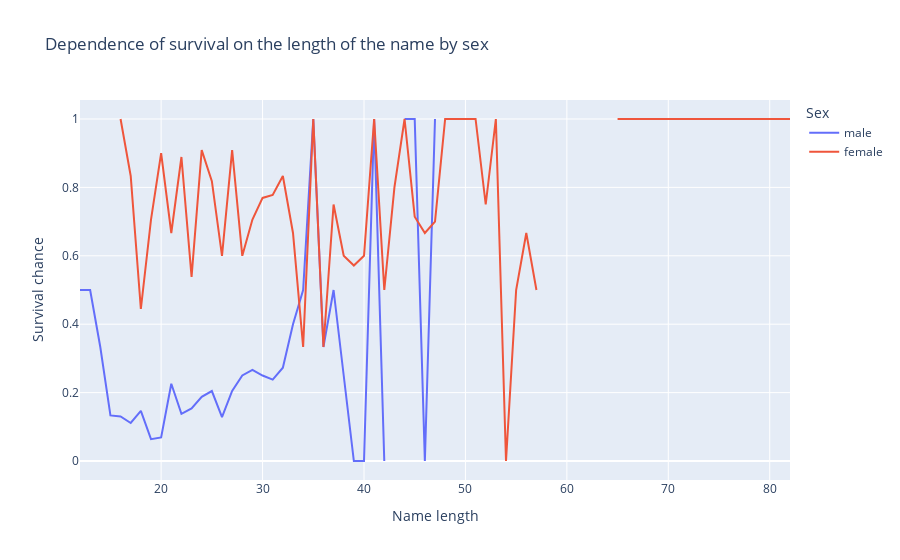

Notebook cell for this chart:
### Markdown cell above
### 4.2 Linear plot
#### 4.2.1 Подсчет шанса выживания и длины имени
```python
dataframe['Name_Length'] = dataframe['Name'].str.len()
dataframe['Survived_Numeric'] = dataframe['Survived'].astype(float)
survival_by_name_length = dataframe.groupby(['Name_Length', 'Sex'], observed=True)['Survived_Numeric'].mean().reset_index()
```

### Code cell
def linear_plot(dataframe: pd.DataFrame):
    dataframe['Name_Length'] = dataframe['Name'].str.len()
    dataframe['Survived_Numeric'] = dataframe['Survived'].astype(float)
    survival_by_name_length = dataframe.groupby(['Name_Length', 'Sex'], observed=True)['Survived_Numeric'].mean().reset_index()
    
    graph = px.line(survival_by_name_length, x='Name_Length', y='Survived_Numeric', color='Sex',
                title='Dependence of survival on the length of the name by sex',
                labels={'Name_Length':'Name length', 'Survived_Numeric':'Survival chance'})
    
    graph.show()

linear_plot(dataframe)

### Figure 1 — Plotly figure (JSON) as saved in the notebook; plotly's stock layout.template omitted (floating-point values rounded to 4 significant figures)
{"data": [{"hovertemplate": "Sex=male<br>Name length=%{x}<br>Survival chance=%{y}<extra></extra>", "legendgroup": "male", "line": {"color": "#636efa", "dash": "solid"}, "marker": {"symbol": "circle"}, "mode": "lines", "name": "male", "orientation": "v", "showlegend": true, "type": "scatter", "x": [12, 13, 14, 15, 16, 17, 18, 19, 20, 21, 22, 23, 24, 25, 26, 27, 28, 29, 30, 31, 32, 33, 34, 35, 36, 37, 38, 39, 40, 41, 42, 43, 44, 45, 46, 47, 48, 49, 53], "xaxis": "x", "y": [0.5, 0.5, 0.3333, 0.1333, 0.1304, 0.1111, 0.1463, 0.06383, 0.06897, 0.2258, 0.1379, 0.1538, 0.1875, 0.2045, 0.1282, 0.2051, 0.25, 0.2667, 0.25, 0.2381, 0.2727, 0.4, 0.5, 1.0, 0.3333, 0.5, 0.25, 0.0, 0.0, 1.0, 0.0, NaN, 1.0, 1.0, 0.0, 1.0, NaN, 1.0, NaN], "yaxis": "y"}, {"hovertemplate": "Sex=female<br>Name length=%{x}<br>Survival chance=%{y}<extra></extra>", "legendgroup": "female", "line": {"color": "#EF553B", "dash": "solid"}, "marker": {"symbol": "circle"}, "mode": "lines", "name": "female", "orientation": "v", "showlegend": true, "type": "scatter", "x": [15, 16, 17, 18, 19, 20, 21, 22, 23, 24, 25, 26, 27, 28, 29, 30, 31, 32, 33, 34, 35, 36, 37, 38, 39, 40, 41, 42, 43, 44, 45, 46, 47, 48, 49, 50, 51, 52, 53, 54, 55, 56, 57, 58, 59, 61, 62, 63, 65, 67, 82], "xaxis": "x", "y": [NaN, 1.0, 0.8333, 0.4444, 0.7059, 0.9, 0.6667, 0.8889, 0.5385, 0.9091, 0.8182, 0.6, 0.9091, 0.6, 0.7059, 0.7692, 0.7778, 0.8333, 0.6667, 0.3333, 1.0, 0.3333, 0.75, 0.6, 0.5714, 0.6, 1.0, 0.5, 0.8, 1.0, 0.7143, 0.6667, 0.7, 1.0, 1.0, 1.0, 1.0, 0.75, 1.0, 0.0, 0.5, 0.6667, 0.5, NaN, NaN, 1.0, NaN, NaN, 1.0, 1.0, 1.0], "yaxis": "y"}], "layout": {"legend": {"title": {"text": "Sex"}, "tracegroupgap": 0}, "title": {"text": "Dependence of survival on the length of the name by sex"}, "xaxis": {"anchor": "y", "domain": [0, 1], "title": {"text": "Name length"}}, "yaxis": {"anchor": "x", "domain": [0, 1], "title": {"text": "Survival chance"}}}}
